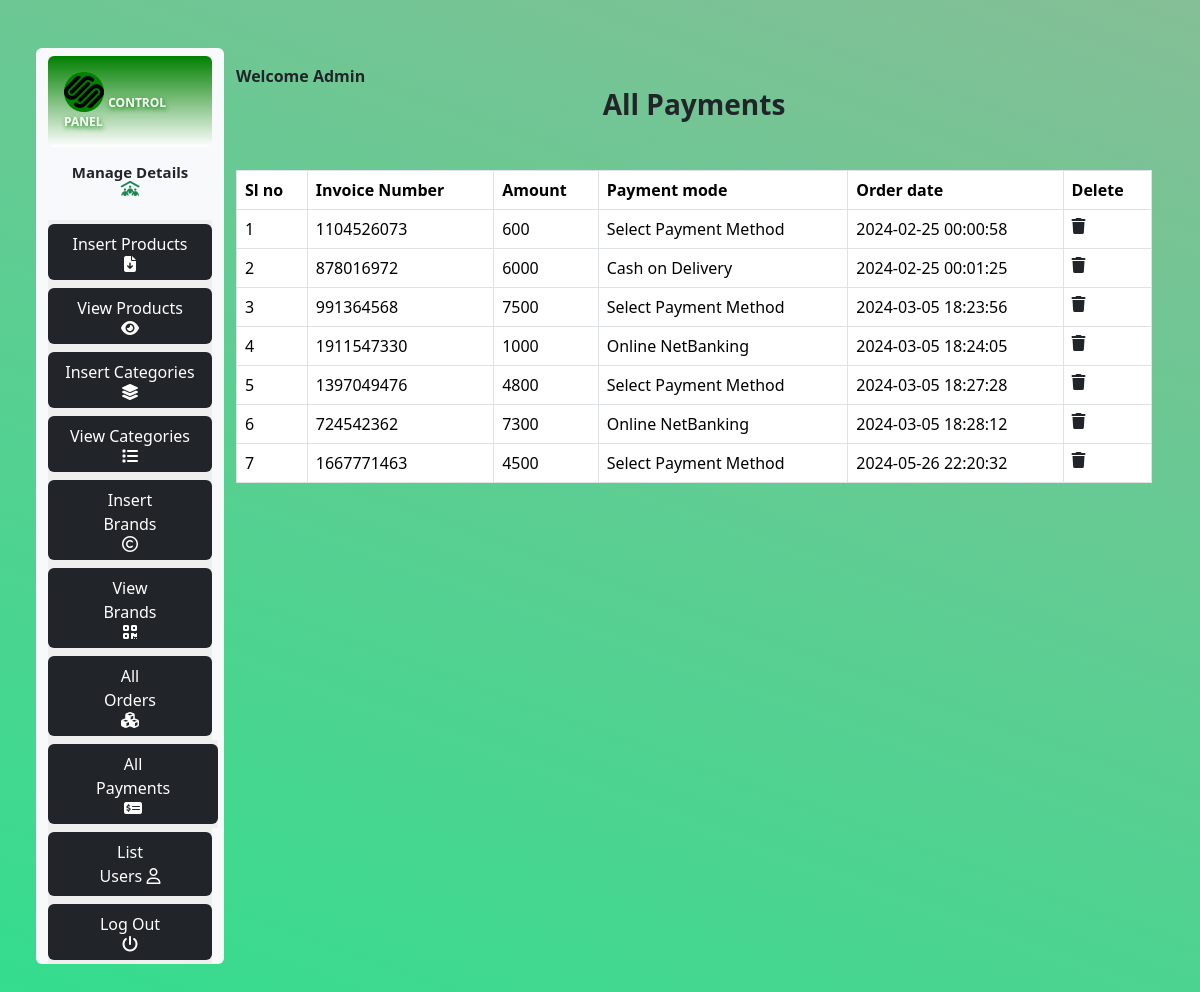
Page /Online_ShoppingCart/admin/index.php?list_payments on the committed database.
### tables this page shows
CREATE TABLE `user_payments` (
  `payment_id` int(11) NOT NULL,
  `order_id` int(11) NOT NULL,
  `invoice_number` int(11) NOT NULL,
  `amount` int(11) NOT NULL,
  `payment_mode` varchar(255) NOT NULL,
  `date` timestamp NOT NULL DEFAULT current_timestamp() ON UPDATE current_timestamp()
);

### Online_ShoppingCart/admin/list_payments.php (the view, shortened to what this page needs)
<h3 class="text-center fw-bold">All Payments</h3>
<table class="table table-bordered mt-5">
    <thead class="bg-light text-dark">
        <?php
            $get_payments = "SELECT * from `user_payments`";
            $result = mysqli_query($con,$get_payments);
            $row_count = mysqli_num_rows($result);
            if($row_count == 0){
                echo "<h2 class='text-center mt-5'>No payments received yet</h2>";
            }else{
                echo "
            <tr>
            <th>Sl no</th>
            <th>Invoice Number</th>
            <th>Amount</th>
            <th>Payment mode</th>
            <th>Order date</th>
            <th>Delete</th>
            </tr>
            </thead>
            <tbody class='table-bordered'>
            ";
                $number = 0;
                while($row_data = mysqli_fetch_assoc($result)){
                    $amount = $row_data['amount'];
                    $invoice_number = $row_data['invoice_number'];
                    $payment_mode = $row_data['payment_mode'];
                    $date = $row_data['date'];
                    $number++;
                    echo "
                    <tr>
                    <td>$number</td>
                    <td>$invoice_number</td>
                    <td>$amount</td>
                    <td>$payment_mode</td>
                    <td>$date</td>
                    <td><a href='' class='text-dark'><i class='fa-solid fa-trash'></i></a></td>
                </tr>" ;
                }
            }
        ?>
    </tbody>
</table>

### Online_ShoppingCart/style.css (style rules this page uses)
* { margin: 0; padding: 0; box-sizing: border-box; }

### rows in the picture
user_payments: invoice_number "1104526073", amount "600", payment_mode "Select Payment Method", date "2024-02-25 00:00:58"
user_payments: invoice_number "878016972", amount "6000", payment_mode "Cash on Delivery", date "2024-02-25 00:01:25"
user_payments: invoice_number "991364568", amount "7500", payment_mode "Select Payment Method", date "2024-03-05 18:23:56"
user_payments: invoice_number "1911547330", amount "1000", payment_mode "Online NetBanking", date "2024-03-05 18:24:05"
user_payments: invoice_number "1397049476", amount "4800", payment_mode "Select Payment Method", date "2024-03-05 18:27:28"
user_payments: invoice_number "724542362", amount "7300", payment_mode "Online NetBanking", date "2024-03-05 18:28:12"
user_payments: invoice_number "1667771463", amount "4500", payment_mode "Select Payment Method", date "2024-05-26 22:20:32"
